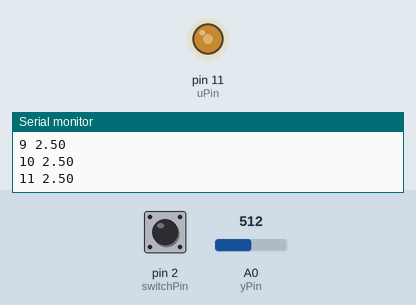
Recording of a sketch running on a simulated Arduino Uno, built with avr-gcc and run on an emulated ATmega328P. Parts: output pins drawn as LEDs (lit = HIGH), the last lines printed to the serial monitor. The test bench sets the inputs (shaded band); at power-on: pin 2 (switchPin) HIGH, A0 (yPin) = 512.

Above: at 1.2 s.
1.3 s: pin 2 (switchPin) pulled LOW for 0.15 s
At 1.37 s:
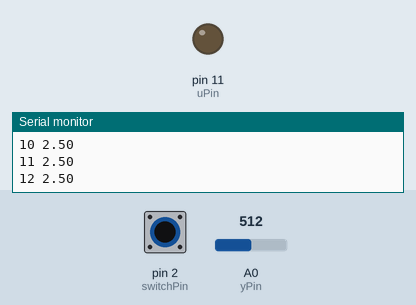
2.9 s: pin 2 (switchPin) pulled LOW for 3.2 s
At 6.5 s:
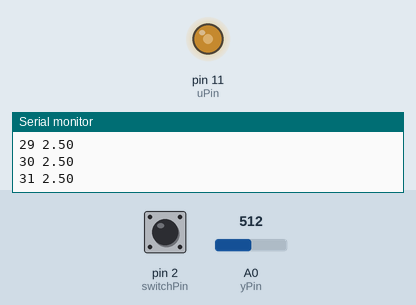
Timing chart, 0 to 8.0 s (numbered marks = the images above; inputs shaded):
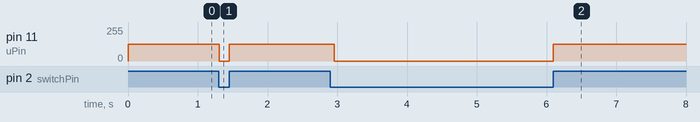

The sketch:

sample_step.ino
```cpp
/*
Step response of RC circuit after
a switched 2.5V step reference input.
The circuit:
* switch connected from pin 2 to GND
* input Vin from pin 9
* output of circuit read at analog pin A0
*/
//PIN SETTINGS
const int yPin = A0; // Analog read pin
const int uPin = 11; // Analog write pin (PWM)
const int switchPin = 2; // input pin for the switch
boolean switchVal = HIGH; // declare initial switch pin state
// Parameter Settings
int time = 0; // initialize time
const float uin = 2.5; //2.5V input
// Initial Values for internal signals
float y=0;
void setup() {
    pinMode(switchPin, INPUT); //set switch pin to input mode
    pinMode(uPin, OUTPUT);
    pinMode(yPin, INPUT);
    digitalWrite(switchPin, HIGH); //initialize to start with pull up voltage
    Serial.begin(9600);
}
void loop() {
    //WAIT FOR SWITCH
    while(switchVal == LOW) // repeat this loop until switch is turned on
                            // (switchVal will go LOW when switch is turned on)
    {
        analogWrite(uPin,0);
        switchVal = digitalRead(switchPin); // read switch state
    }
    // WRITE CIRCUIT INPUT
    int uVal=uin*(255/5);
    analogWrite(uPin,uVal);
    // READ CIRCUIT OUTPUT
    int sensorVal = analogRead(yPin);
    // convert to volts
    y=sensorVal*(5.0/1023.0);
    // print the results to the serial monitor:
    Serial.print(time++);
    Serial.print (" ");
    Serial.println (y);
    // WAIT FOR NEXT SAMPLE
    delay(100); //sample frequency 10Hz
    switchVal = digitalRead(switchPin); // read switch state
}
```

Measured:
- after the input at 1.3 s, pin 11 (uPin): 127/255 → 0/255 at once, → 127/255 0.14 s later
- after the input at 2.9 s, pin 11 (uPin): 127/255 → 0/255 after 0.06 s, → 127/255 3.1 s later
